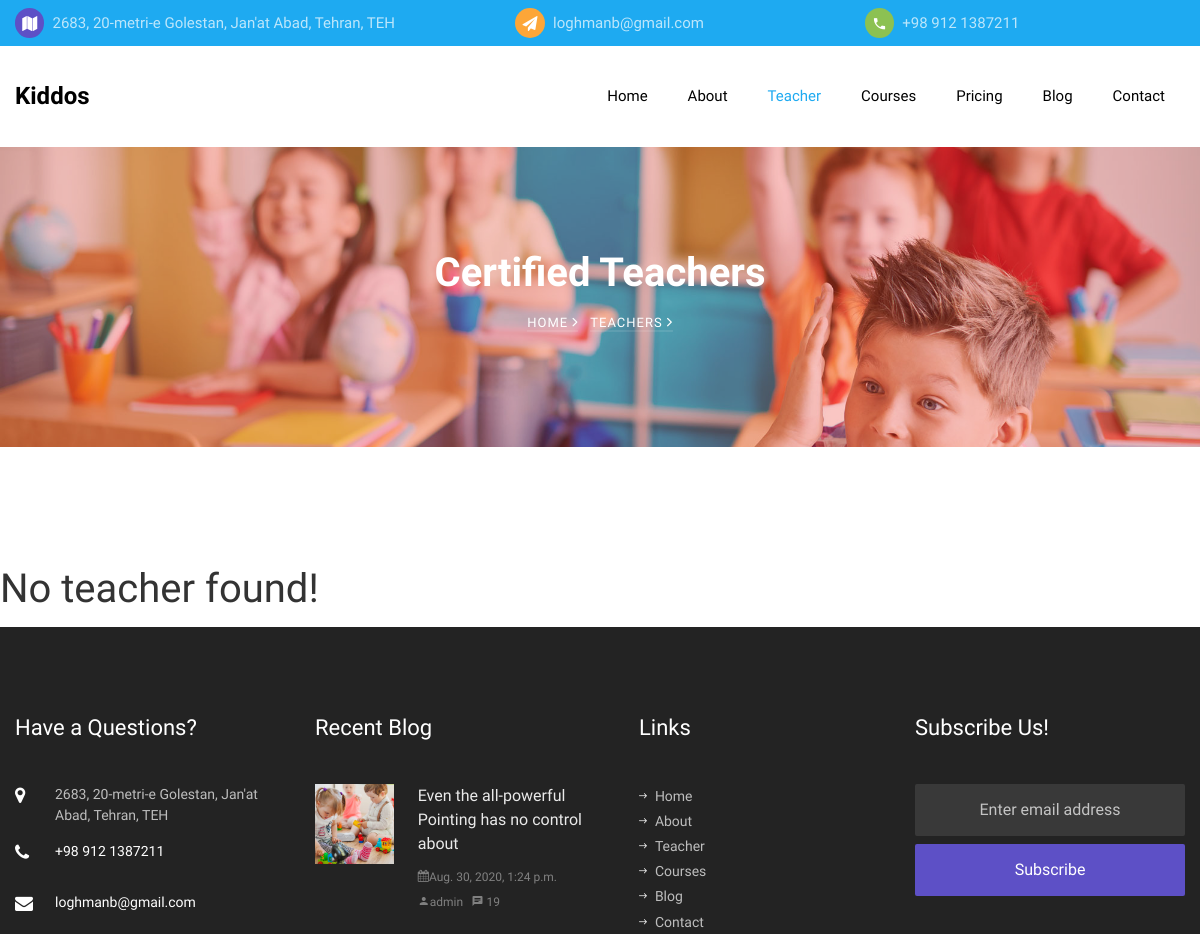
The page /teacher (upper part) on the database as committed earlier.
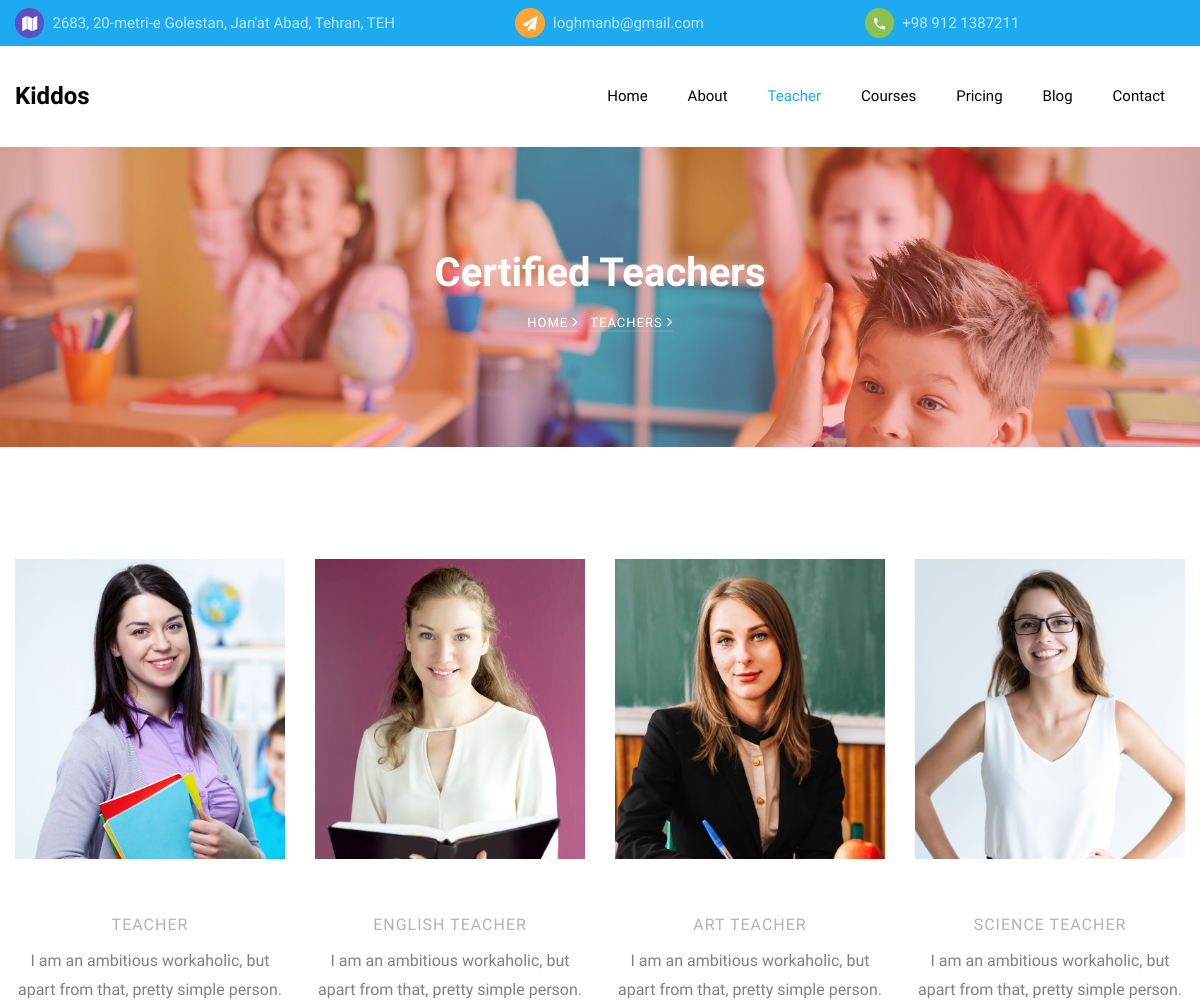
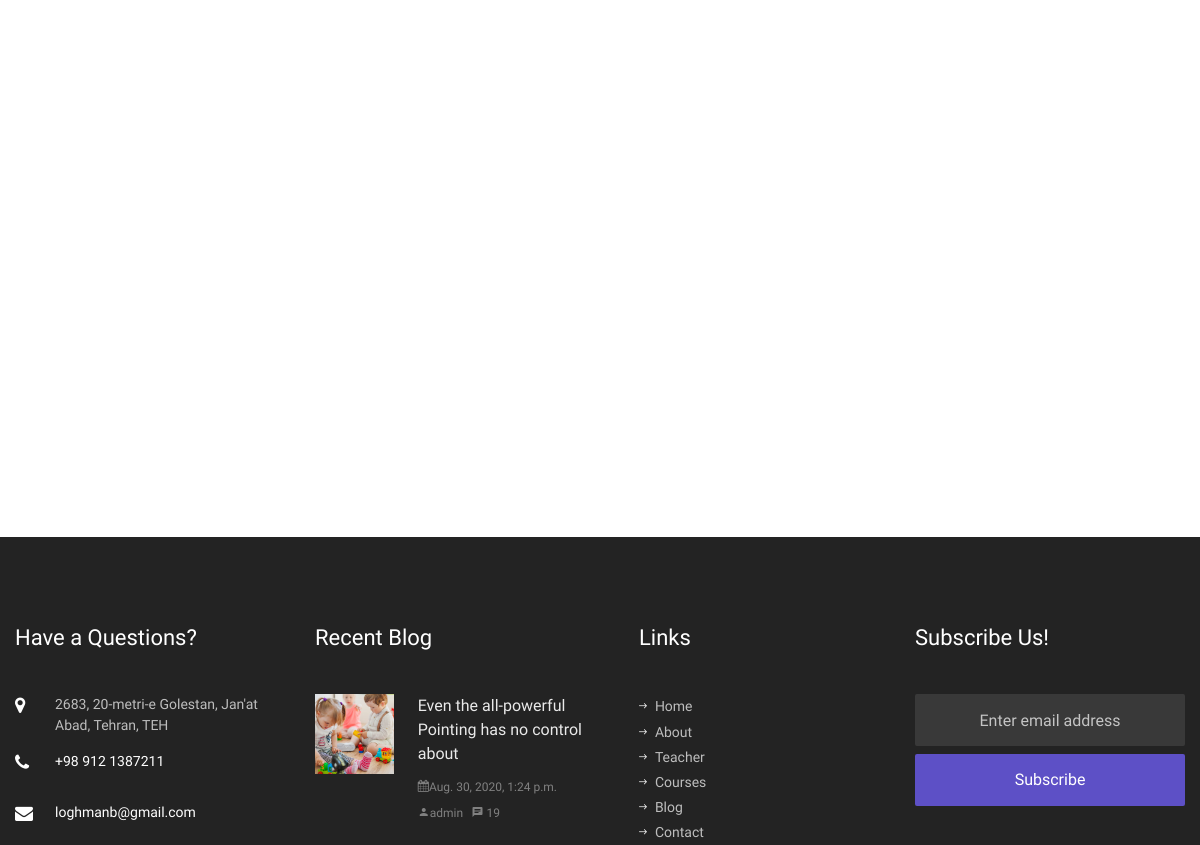
The same page on the database as committed later (2 pictures, top to bottom).
### pages/models.py (models this page shows, shortened)
class BlogPost(models.Model):
    class Meta:
        db_table = 'kiddos_blog_post'
    title = models.CharField('Title', max_length=128, blank=False, null=False)
    short_desc = models.CharField('Short Description', max_length=256)
    body = models.TextField('Body')
    image = models.ImageField('Image', upload_to='images/%Y/%m/%d/')
    create_date = models.DateTimeField(verbose_name=_('Creation Date'),
                                       default=datetime.now, blank=True)
    create_user = models.ForeignKey(
        settings.AUTH_USER_MODEL,
        on_delete=models.CASCADE,
        related_name='+',
        blank=True,
        null=True,
        verbose_name=_('Created by'),
    )

class Teacher(models.Model):
    class Meta:
        db_table = 'kiddos_teacher'
    full_name = models.CharField(_('Full Name'), max_length=60)
    position = models.ForeignKey(TeacherPosition, on_delete=models.DO_NOTHING,
                                 related_name='+', verbose_name=_('Position'))
    short_desc = models.CharField(_('Short Description'), max_length=256)
    photo = models.ImageField(verbose_name=_('Photo'), upload_to='photos/%Y/%m/%d/',
                              null=True, blank=True)
    twitter = models.CharField(_('Twitter Account'), max_length=30,
                               blank=True, null=True)
    facebook = models.CharField(_('Facebook Account'), max_length=30,
                                blank=True, null=True)
    googleplus = models.CharField(_('Google+ Account'), max_length=30,
                                  blank=True, null=True)
    instagram = models.CharField(_('Instagram Account'), max_length=30,
                                 blank=True, null=True)
    is_published = models.BooleanField(_('Is published!'), default=True)

class TeacherPosition(models.Model):
    class Meta:
        db_table = 'kiddos_teacher_position'
    name = models.CharField(_('Name'), max_length=50, blank=False, null=False)
    def __str__(self):
        return self.name

### pages/views.py (the view)
# urls.py: path('teacher', views.teacher, name='teacher'),
def teacher(request):
    teachers = models.Teacher.objects.filter(is_published=True)
    return render(request, 'pages/teacher.html', {'teachers': teachers})

### pages/services.py (called while the page is built)
def get_website_settings():
    data = {
        SETTINGS_PHONE_NO: '+ 123 456 789',
        SETTINGS_EMAIL: 'youremail@email.com',
        SETTINGS_ADDRESS: '1234 Fake Street st., My City, My State',
        SETTINGS_TWITTER: 'my_twitter_account',
        SETTINGS_INSTAGRAM: 'my_instagram_account',
        SETTINGS_FACEBOOK: 'my_facebook_account',
        SETTINGS_WEBSITE: 'yoursite.com',
    }
    data.update({setting.name: setting.value
                 for setting in models.Setting.objects.all()})
    data['latest_blog_posts'] = models.BlogPost.objects.order_by(
        '-create_date')[:2]
    return data

### pages/views.py (called while the page is built)
def render(request, template, data=None):
    if data is None:
        data = {}
    data.update(services.get_website_settings())
    return _render(request, template, data)

### templates/pages/teacher.html (shortened to what this page needs)
{% extends 'base.html' %}
{% load static %}
{% block content %}
<section class="hero-wrap hero-wrap-2" style="background-image: url('{% static 'images/bg_2.jpg' %}');">
    <div class="overlay"></div>
    <div class="container">
        <div class="row no-gutters slider-text align-items-center justify-content-center">
            <div class="col-md-9 ftco-animate text-center">
                <h1 class="mb-2 bread">Certified Teachers</h1>
                <p class="breadcrumbs"><span class="mr-2"><a href="{% url 'index' %}">Home <i
                                class="ion-ios-arrow-forward"></i></a></span> <span>Teachers <i
                            class="ion-ios-arrow-forward"></i></span></p>
            </div>
        </div>
    </div>
</section>
<section class="ftco-section ftco-no-pb">
    <div class="container">
        <div class="row">
            {% if teachers %}
            {% for teacher in teachers %}
            <div class="col-md-6 col-lg-3 ftco-animate">
                <div class="staff">
                    <div class="img-wrap d-flex align-items-stretch">
                        <div class="img align-self-stretch" style="background-image: url('{{ teacher.photo.url }}');"></div>
                    </div>
                    <div class="text pt-3 text-center">
                        <span class="position mb-2">{{ teacher.position }}</span>
                        <div class="faded">
                            <p>{{ teacher.short_desc }}</p>
                        </div>
                    </div>
                </div>
            </div>
            {% endfor %}
            {% else %}
                <h1>No teacher found!</h1>
            {% endif %}
        </div>
    </div>
</section>
{% endblock %}

### templates/partials/_footer.html (shortened to what this page needs)
<footer class="ftco-footer ftco-bg-dark ftco-section">
    <div class="container">
        <div class="row mb-5">
            <div class="col-md-6 col-lg-3">
                <div class="ftco-footer-widget mb-5">
                    <h2 class="ftco-heading-2">Have a Questions?</h2>
                    <div class="block-23 mb-3">
                        <ul>
                            <li><span class="icon icon-map-marker"></span><span
                                    class="text">{{ settings_address }}</span></li>
                            <li><a href="#"><span class="icon icon-phone"></span><span
                                        class="text">{{ settings_phone_no }}</span></a></li>
                            <li><a href="#"><span class="icon icon-envelope"></span><span
                                        class="text">{{ settings_email }}</span></a></li>
                        </ul>
                    </div>
                </div>
            </div>
            <div class="col-md-6 col-lg-3">
                <div class="ftco-footer-widget mb-5">
                    <h2 class="ftco-heading-2">Recent Blog</h2>
                    {% if latest_blog_posts %}
                    {% for blog_post in latest_blog_posts %}
                    <div class="block-21 mb-4 d-flex">
                        <a class="blog-img mr-4" style="background-image: url('{{ blog_post.image.url }}');"></a>
                        <div class="text">
                            <h3 class="heading"><a href="#">{{ blog_post.title }}</a>
                            </h3>
                            <div class="meta">
                                <div>
                                    <a href="#"> <span class="icon-calendar"></span>{{ blog_post.create_date }}</a>
                                </div>
                                <div><a href="#"><span class="icon-person"></span>{{ blog_post.create_user }}</a></div>
                                <div><a href="#"><span class="icon-chat"></span> 19</a></div>
                            </div>
                        </div>
                    </div>
                    {% endfor %}
                    {% else %}
                    <h3> No recent post found! </h3>
                    {% endif %}
                </div>
            </div>
            <div class="col-md-6 col-lg-3">
                <div class="ftco-footer-widget mb-5 ml-md-4">
                    <h2 class="ftco-heading-2">Links</h2>
                    <ul class="list-unstyled">
                        <li><a href="{% url 'index' %}"><span class="ion-ios-arrow-round-forward mr-2"></span>Home</a>
                        </li>
                        <li><a href="{% url 'about' %}"><span class="ion-ios-arrow-round-forward mr-2"></span>About</a>
                        </li>
                        <li><a href="{% url 'teacher' %}"><span
                                    class="ion-ios-arrow-round-forward mr-2"></span>Teacher</a></li>
                        <li><a href="{% url 'courses' %}"><span
                                    class="ion-ios-arrow-round-forward mr-2"></span>Courses</a></li>
                        <li><a href="{% url 'blog' %}"><span class="ion-ios-arrow-round-forward mr-2"></span>Blog</a>
                        </li>
                        <li><a href="{% url 'contact' %}"><span
                                    class="ion-ios-arrow-round-forward mr-2"></span>Contact</a></li>
                    </ul>
                </div>
            </div>
            <div class="col-md-6 col-lg-3">
                <div class="ftco-footer-widget mb-5">
                    <h2 class="ftco-heading-2">Subscribe Us!</h2>
                    <form action="#" class="subscribe-form">
                        <div class="form-group">
                            <input type="text" class="form-control mb-2 text-center" placeholder="Enter email address">
                            <input type="submit" value="Subscribe" class="form-control submit px-3">
                        </div>
                    </form>
                </div>
            </div>
        </div>
    </div>
</footer>

Rows that differ between the two databases and show on the page:
added Teacher: photo (picture), position "TEACHER", short_desc "I am an ambitious workaholic, but apart from that, pretty simple person."
added Teacher: photo (picture), position "ENGLISH TEACHER", short_desc "I am an ambitious workaholic, but apart from that, pretty simple person."
added Teacher: photo (picture), position "ART TEACHER", short_desc "I am an ambitious workaholic, but apart from that, pretty simple person."
added Teacher: photo (picture), position "SCIENCE TEACHER", short_desc "I am an ambitious workaholic, but apart from that, pretty simple person."
Other text that changed with them:
text no longer shown: "No teacher found!"
